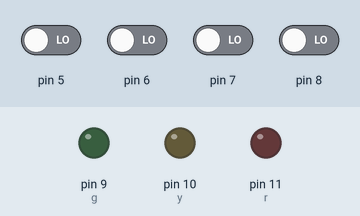
A sketch run on a simulated Arduino Uno, built with avr-gcc and run on an emulated ATmega328P. On the bench: output pins drawn as LEDs (lit = HIGH). Dashed ring = blinking. The inputs (shaded band) are chosen by the test bench; at power-on: pin 5–8 LOW.

Above: at 1.2 s.
1.3 s: pin 5 driven HIGH
At 1.7 s:
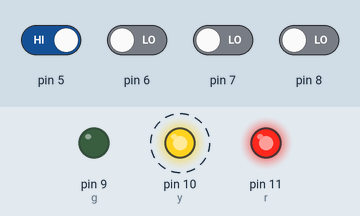
4.3 s: pin 5 driven LOW and pin 6 driven HIGH
7.3 s: pin 6 driven LOW
At 8.3 s:
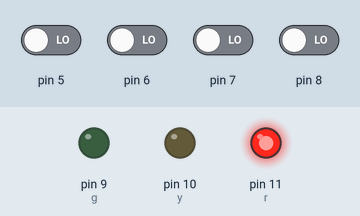
8.8 s: pin 7 driven HIGH
At 8.9 s:
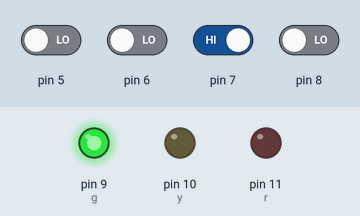
Timing chart, 0 to 12.8 s (numbered marks = the images above; inputs shaded):
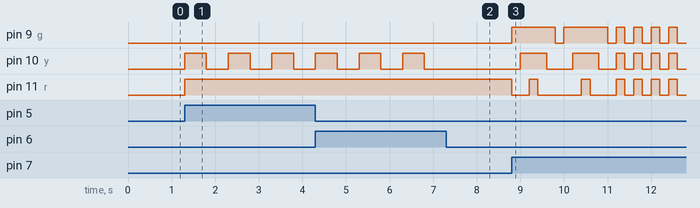

Measured:
- after the input at 1.3 s, pin 10 (y): alternates HIGH for 0.50 s and LOW for 0.50 s, starting at once; pin 11 (r): LOW → HIGH at once
- after the input at 7.3 s, pin 9 (g), pin 10 (y): stays LOW (without the input it goes to HIGH after 0.00 s); pin 11 (r): stays HIGH (without the input it goes to LOW after 0.00 s)
- after the input at 8.8 s, pin 9 (g): goes HIGH 1.0 s, LOW 0.20 s, HIGH 1.0 s, 4 × (LOW 0.20 s, HIGH 0.20 s), then LOW, starting at once; pin 10 (y): goes HIGH 0.60 s, LOW 0.60 s, HIGH 0.60 s, LOW 0.40 s, 3 × (HIGH 0.20 s, LOW 0.20 s), HIGH 0.20 s, then LOW, starting after 0.20 s

The sketch:

ManualTrafficLight.ino
```cpp
int g, y, r;
int btn1, btn2,btn3,btn4;

void setup() {
  // put your setup code here, to run once:
  g=9;
  y=10;
  r=11;

  pinMode(5,INPUT);
  pinMode(6,INPUT);
  pinMode(7,INPUT);
  pinMode(8,INPUT);

}

void loop() {
  // put your main code here, to run repeatedly:

  btn1 = digitalRead(5);
  btn2 = digitalRead(6);
  btn3 = digitalRead(7);
  btn4 = digitalRead(8);

  if(btn1 == HIGH){

    ledClear();
    analogWrite(r,255);

    for(int i=0;i<6;i++){
      Serial.println("Btn1 High");
      analogWrite(y,255);
      delay(500);
      analogWrite(y,0);
      delay(500);
    }
  }

  if(btn2 == HIGH){

    ledClear();
    analogWrite(g,255);

    for(int i=0;i<6;i++){
      Serial.println("Btn1 High");
      analogWrite(y,255);
      delay(500);
      analogWrite(y,0);
      delay(500);
    }
  }

  if(btn3 == HIGH){
    ledClear();

    for(int i=0;i<4;i++){
      for(int j=9;j<12;j++){
        analogWrite(j,255);
        delay(200);
      }
      for(int j=11;j>8;j--){
        analogWrite(j,0);
        delay(200);
      }
      if(i%2!=0){
        for(int i =0; i<4; i++){
          ledAllOn();
          delay(200);
          ledClear();
          delay(200);
        }
      }
    }
  }

  if(btn4 == HIGH){
    ledClear();
    for(int i=9; i<12;i++){
      for(int j=0; j<=255; j++){
        analogWrite(i,j);
        delay(5);
      }
    }
     for(int i=11; i>8;i--){
      for(int j=255; j>=0; j--){
        analogWrite(i,j);
        delay(5);
      }
    }
  }
}

void ledClear(){
    analogWrite(r,0);
    analogWrite(g,0);
    analogWrite(y,0);
}

void ledAllOn(){
    analogWrite(r,255);
    analogWrite(g,255);
    analogWrite(y,255);
}
```
